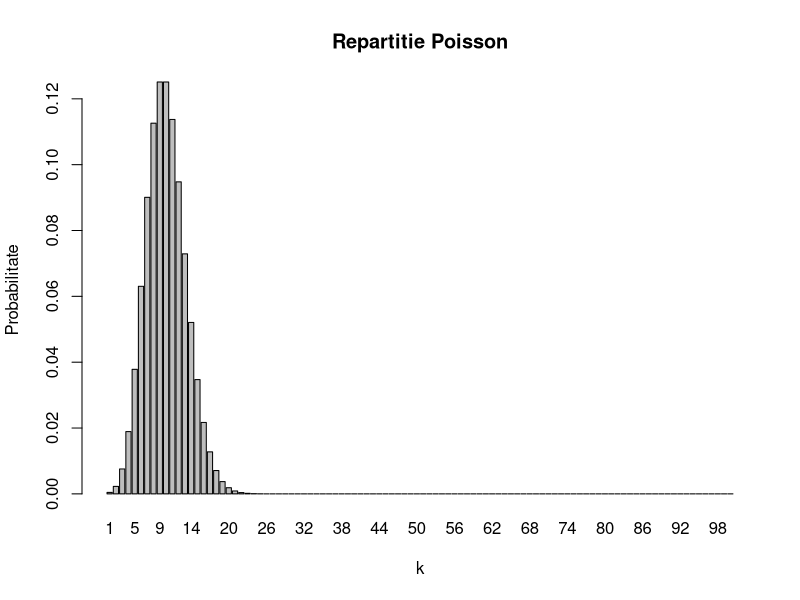

This figure's R source:
reprezinta_poisson=function(lambda,n){
  probabilitati=dpois(1:n,lambda)
  
  print(barplot(probabilitati,
                names.arg=1:n,
                xlab="k",
                ylab="Probabilitate",
                main="Repartitie Poisson"))
  
}

lambda=10;
n=100

reprezinta_poisson(lambda,n)
